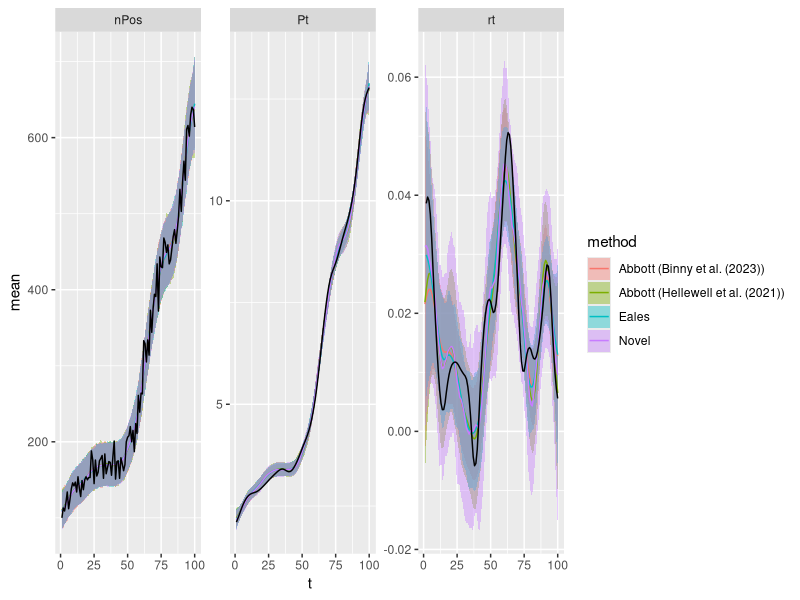
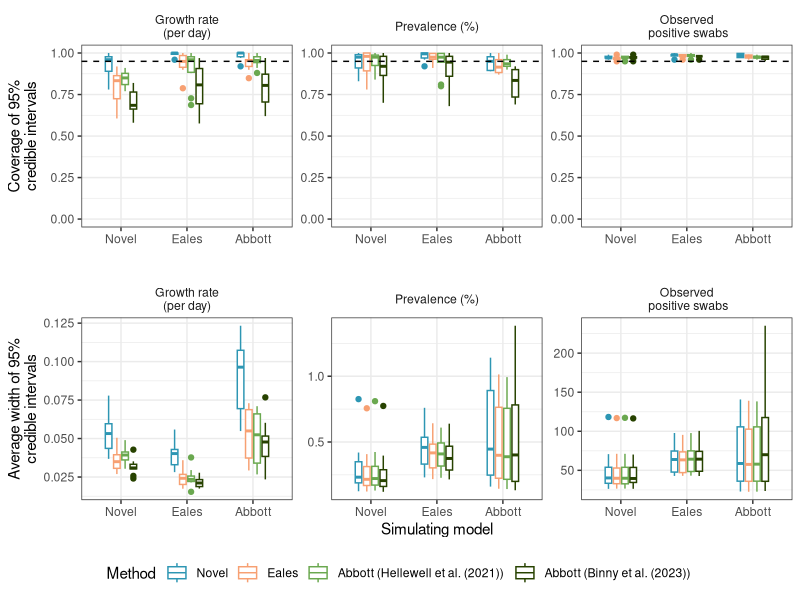

Write the R code that produced these figures, in order. (Note: this script raises an error after producing the figures.)

rm(list=ls())

library(tidyverse)
library(cowplot)

# Load simulated data
df_steyn = read.csv("paper/outputs/2-simcompare/simulations_steyn.csv")
df_abbott = read.csv("paper/outputs/2-simcompare/simulations_abbott.csv")
df_eales = read.csv("paper/outputs/2-simcompare/simulations_eales.csv")

vars = c("rt", "Pt", "nPos")

df_data = rbind(
  df_steyn %>% filter(variable %in% vars) %>% mutate(simulation="Novel"),
  df_abbott %>% filter(variable %in% vars) %>% mutate(simulation="Abbott"),
  df_eales %>% filter(variable %in% vars) %>% mutate(simulation="Eales")
) %>%
  mutate(simulation=factor(simulation, levels=c("Novel", "Eales", "Abbott")))

rm(df_steyn, df_abbott, df_eales)

# Load model results
df_steyn_states = read.csv("paper/outputs/2-simcompare/simcompare_steyn_states.csv") %>% rename(method=model)
df_steyn_params = read.csv("paper/outputs/2-simcompare/simcompare_steyn_params.csv")
df_abbott = read.csv("paper/outputs/2-simcompare/simcompare_abbott.csv")  %>% mutate(method="Abbott (Hellewell et al. (2021))")
df_abbott_binny = read.csv("paper/outputs/s5-pcrcurves/simulations_abbott_binnypcr.csv") %>% mutate(method="Abbott (Binny et al. (2023))")
df_eales = read.csv("paper/outputs/2-simcompare/simcompare_eales_results.csv") %>% mutate(method="Eales")

# Combine model results
df_states = rbind(df_steyn_states %>% select(t, mean, lower, upper, variable, method, simulation, iter),
                  df_abbott %>% select(t, mean, lower, upper, variable, method, simulation, iter),
                  df_abbott_binny %>% select(t, mean, lower, upper, variable, method, simulation, iter),
                  df_eales %>% select(t, mean, lower, upper, variable, method, simulation, iter)) %>%
  filter(variable %in% vars) %>%
  mutate(method = case_when(method=="Steyn" ~ "Novel", TRUE ~ method),
         simulation = case_when(simulation=="Steyn" ~ "Novel", TRUE ~ simulation)) %>%
  left_join(df_data %>% rename(TrueValue=value), by=c("t", "variable", "simulation", "iter"))


# Set prevalence as %
df_states = df_states %>%
  mutate(TrueValue = case_when(variable=="Pt" ~ TrueValue*100, TRUE ~ TrueValue),
         mean = case_when(variable=="Pt" ~ mean*100, TRUE ~ mean),
         lower = case_when(variable=="Pt" ~ lower*100, TRUE ~ lower),
         upper = case_when(variable=="Pt" ~ upper*100, TRUE ~ upper))


# Plot results to check
plt = ggplot(df_states %>% filter(simulation=="Eales", iter==2)) +
  geom_ribbon(aes(x=t, ymin=lower, ymax=upper, fill=method), alpha=0.4) +
  geom_line(aes(x=t, y=mean, color=method)) +
  geom_line(aes(x=t, y=TrueValue), color="black") +
  facet_wrap(~variable, scales="free_y")
plt

# Calculate coverage
df_coverage = df_states %>%
  mutate(inPredInterval = (TrueValue >= lower) & (TrueValue <= upper)) %>%
  group_by(simulation, variable, iter, method) %>%
  summarise(coverage = mean(inPredInterval, na.rm=TRUE))  %>%
  mutate(simulation = factor(simulation, levels=c("Novel", "Eales", "Abbott")),
         method = factor(method, levels=c("Novel", "Eales", "Abbott (Hellewell et al. (2021))", "Abbott (Binny et al. (2023))")),
         variable = case_when(variable == "rt" ~ "Growth rate\n(per day)",
                              variable == "Pt" ~ "Prevalence (%)",
                              variable == "nPos" ~ "Observed\n positive swabs"),
         variable = factor(variable, levels=c("Growth rate\n(per day)", "Prevalence (%)", "Observed\n positive swabs")))

df_width = df_states %>%
  mutate(width = upper - lower) %>%
  group_by(simulation, variable, iter, method) %>%
  summarise(mean_width = mean(width, na.rm=TRUE)) %>%
  mutate(simulation = factor(simulation, levels=c("Novel", "Eales", "Abbott")),
         method = factor(method, levels=c("Novel", "Eales", "Abbott (Hellewell et al. (2021))", "Abbott (Binny et al. (2023))")),
         variable = case_when(variable == "rt" ~ "Growth rate\n(per day)",
                              variable == "Pt" ~ "Prevalence (%)",
                              variable == "nPos" ~ "Observed\n positive swabs"),
         variable = factor(variable, levels=c("Growth rate\n(per day)", "Prevalence (%)", "Observed\n positive swabs")))


custom_theme = theme_bw() + theme(strip.background = element_blank(),
                                  strip.placement="outside",
                                  legend.position = "none",
                                  plot.title = element_text(margin = margin(t = 0, b = 0)))

plt_cov = ggplot(df_coverage) +
  geom_boxplot(aes(x=simulation, y=coverage, color=method), width=0.5, position=position_dodge2(padding = 0.2)) +
  geom_hline(yintercept=0.95, linetype="dashed") +
  facet_wrap(~variable, ncol=3, scales="free_y") +
  ylim(c(0, 1)) +
  xlab("") + ylab("Coverage of 95%\ncredible intervals") +
  scale_color_manual(values=c("#2d96b3", "#f7a072", "#6aa84f", "#274200")) +
  custom_theme

plt_width = ggplot(df_width) +
  geom_boxplot(aes(x=simulation, y=mean_width, color=method), width=0.5, position=position_dodge2(padding = 0.2)) +
  facet_wrap(~variable, ncol=3, scales="free_y") +
  xlab("Simulating model") + ylab("Average width of 95%\ncredible intervals") +
  scale_color_manual(values=c("#2d96b3", "#f7a072", "#6aa84f", "#274200")) +
  custom_theme

plt_forlegend = plt_cov + theme(legend.position="right", legend.direction="horizontal") + labs(color="Method")

plt_nolegend = plot_grid(plt_cov, plt_width, ncol=1, align="v")
plt = plot_grid(plt_nolegend, get_legend(plt_forlegend), ncol=1, rel_heights=c(1,0.1))
plt
ggsave("paper/figures/s5-pcrcurves-simcompare.png", plt, width=24, height=14, units="cm", dpi=600)
